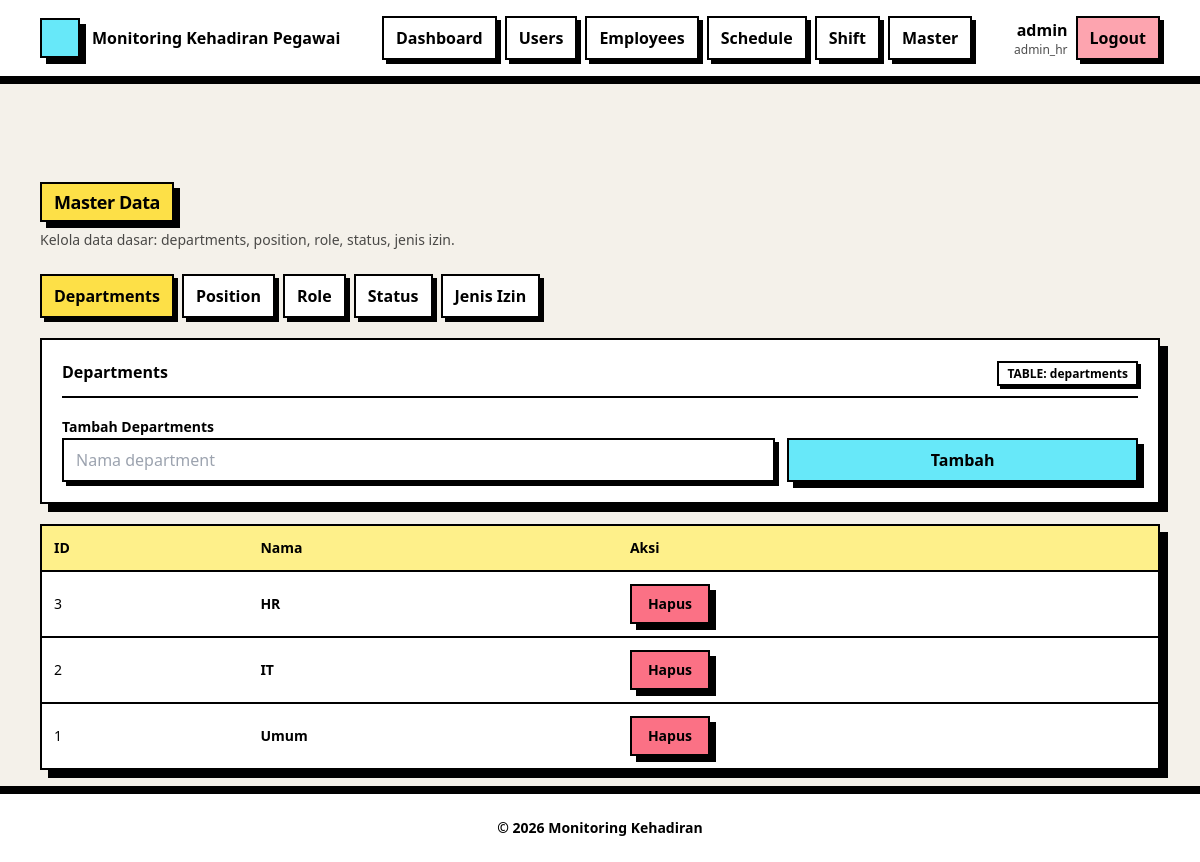
Page /admin/master.php (signed in) on the committed database.
### tables this page shows
CREATE TABLE departments (
  id_department INT AUTO_INCREMENT PRIMARY KEY,
  nama_department VARCHAR(80) NOT NULL
);

### admin/master.php (the view, shortened to what this page needs)
<?php
require_once __DIR__ . '/../inc/auth.php';
require_once __DIR__ . '/../inc/header.php';
require_once __DIR__ . '/../inc/ui.php';
$masters = [
  'departments' => [
    'title' => 'Departments',
    'table' => 'departments',
    'pk'    => 'id_department',
    'col'   => 'nama_department',
    'placeholder' => 'Nama department'
  ],
  'position' => [
    'title' => 'Position',
    'table' => 'position',
    'pk'    => 'id_position',
    'col'   => 'nama_position',
    'placeholder' => 'Nama position'
  ],
  'role' => [
    'title' => 'Role',
    'table' => 'role',
    'pk'    => 'id_role',
    'col'   => 'role_name',
    'placeholder' => 'Nama role'
  ],
  'status' => [
    'title' => 'Status',
    'table' => 'status',
    'pk'    => 'id_status',
    'col'   => 'status_name',
    'placeholder' => 'Nama status'
  ],
  'jenis' => [
    'title' => 'Jenis Izin',
    'table' => 'jenis',
    'pk'    => 'id_jenis',
    'col'   => 'jenis',
    'placeholder' => 'Contoh: IZIN / SAKIT / CUTI'
  ],
];
$t = $_GET['t'] ?? 'departments';
$cfg = $masters[$t];
$sqlList = "SELECT `{$cfg['pk']}` AS id, `{$cfg['col']}` AS name FROM `{$cfg['table']}` ORDER BY id DESC";
$rows = $pdo->query($sqlList)->fetchAll();
echo ui_page_start("Master Data", "Kelola data dasar: departments, position, role, status, jenis izin.");
?>
<div class="flex flex-wrap gap-2 mb-5">
  <?php foreach ($masters as $key => $m): ?>
    <?php
      $active = ($key === $t);
      $cls = $active ? "bg-yellow-300" : "bg-white hover:bg-yellow-200";
    ?>
    <a href="<?= BASE_URL ?>/admin/master.php?t=<?= htmlspecialchars($key) ?>"
       class="<?= $cls ?> border-2 border-black px-3 py-2 font-black shadow-[4px_4px_0_0_#000] transition">
      <?= htmlspecialchars($m['title']) ?>
    </a>
  <?php endforeach; ?>
</div>
<?= ui_card_start($cfg['title'], ui_badge("TABLE: ".$cfg['table'], "neutral")) ?>
  <form method="post" class="grid md:grid-cols-3 gap-3 items-end">
    <div class="md:col-span-2">
      <label class="text-sm font-black text-black">Tambah <?= htmlspecialchars($cfg['title']) ?></label>
      <input name="name" class="<?= ui_input_class() ?>" placeholder="<?= htmlspecialchars($cfg['placeholder']) ?>" required>
    </div>
    <button class="<?= ui_btn_class('alt') ?>">Tambah</button>
  </form>
<?= ui_card_end() ?>
<div class="mt-5">
  <?php
    if (!$rows) {
      echo ui_empty("Belum ada data ".$cfg['title'].".", "Tambah data pertama dari form di atas.");
    } else {
      echo ui_table_start(['ID', 'Nama', 'Aksi']);
      foreach ($rows as $r) {
        echo ui_row_start();
        echo ui_td((int)$r['id'], true);
        echo ui_td("<div class='font-black'>".htmlspecialchars($r['name'])."</div>");
        $btn = "
          <form method='post' onsubmit=\"return confirm('Hapus item ini?')\">
            <input type='hidden' name='action' value='delete'>
            <input type='hidden' name='id' value='".(int)$r['id']."'>
            <button class='".ui_btn_class('danger')."'>Hapus</button>
          </form>
        ";
        echo ui_td($btn, true);
        echo ui_row_end();
      }
      echo ui_table_end();
    }
  ?>
</div>
<div class="mt-6 flex gap-2">
  <a class="<?= ui_btn_class('ghost') ?>" href="<?= BASE_URL ?>/admin/dashboard.php">Kembali</a>
</div>
<?php require_once __DIR__ . '/../inc/footer.php'; ?>

### inc/ui.php (shortened to what this page needs)
<?php
function ui_page_start($title, $subtitle = '') {
  $sub = $subtitle ? "<div class='text-sm text-black/70'>$subtitle</div>" : "";
  return "
  <div class='mb-6'>
    <div class='inline-block bg-yellow-300 px-3 py-1 border-2 border-black shadow-[6px_6px_0_0_#000]'>
      <div class='text-lg font-black tracking-tight'>$title</div>
    </div>
    <div class='mt-2'>$sub</div>
  </div>
  ";
}
function ui_card_start($title = '', $right = '') {
  $head = $title !== '' ? "
    <div class='flex items-start justify-between gap-3 pb-3 mb-4 border-b-2 border-black'>
      <div class='font-extrabold text-black'>$title</div>
      <div>$right</div>
    </div>
  " : "";
  return "
  <section class='bg-white border-2 border-black shadow-[8px_8px_0_0_#000] p-5'>
    $head
  ";
}
function ui_card_end(){ return "</section>"; }
function ui_input_class() {
  return "w-full bg-white border-2 border-black px-3 py-2 text-black outline-none
          focus:ring-0 focus:border-black shadow-[4px_4px_0_0_#000]";
}
function ui_btn_class($variant='solid') {
  return match($variant) {
    'solid' => "inline-flex items-center justify-center gap-2 bg-black text-white border-2 border-black
                px-4 py-2 font-extrabold shadow-[6px_6px_0_0_#000] hover:translate-x-[1px] hover:translate-y-[1px]
                hover:shadow-[5px_5px_0_0_#000] active:translate-x-[2px] active:translate-y-[2px] active:shadow-[4px_4px_0_0_#000] transition",
    'alt'   => "inline-flex items-center justify-center gap-2 bg-cyan-300 text-black border-2 border-black
                px-4 py-2 font-extrabold shadow-[6px_6px_0_0_#000] hover:translate-x-[1px] hover:translate-y-[1px]
                hover:shadow-[5px_5px_0_0_#000] active:translate-x-[2px] active:translate-y-[2px] active:shadow-[4px_4px_0_0_#000] transition",
    'danger'=> "inline-flex items-center justify-center gap-2 bg-rose-400 text-black border-2 border-black
                px-4 py-2 font-extrabold shadow-[6px_6px_0_0_#000] hover:translate-x-[1px] hover:translate-y-[1px]
                hover:shadow-[5px_5px_0_0_#000] active:translate-x-[2px] active:translate-y-[2px] active:shadow-[4px_4px_0_0_#000] transition",
    'ghost' => "inline-flex items-center justify-center gap-2 bg-white text-black border-2 border-black
                px-4 py-2 font-extrabold shadow-[6px_6px_0_0_#000] hover:bg-yellow-200 transition",
    default => "inline-flex items-center justify-center gap-2 bg-black text-white border-2 border-black
                px-4 py-2 font-extrabold shadow-[6px_6px_0_0_#000] transition",
  };
}
function ui_badge($text, $tone='neutral') {
  $cls = match($tone){
    'ok' => "bg-emerald-200",
    'warn' => "bg-yellow-200",
    'bad' => "bg-rose-200",
    'info' => "bg-cyan-200",
    default => "bg-white",
  };
  return "<span class='$cls border-2 border-black px-2 py-0.5 text-xs font-black shadow-[3px_3px_0_0_#000]'>$text</span>";
}
function ui_table_start($cols) {
  $ths = "";
  foreach($cols as $c){
    $ths .= "<th class='text-left px-3 py-3 border-b-2 border-black font-black text-black'>$c</th>";
  }
  return "
  <div class='overflow-x-auto border-2 border-black shadow-[8px_8px_0_0_#000] bg-white'>
    <table class='min-w-full text-sm'>
      <thead class='bg-yellow-200'>$ths</thead>
      <tbody class='divide-y-2 divide-black'>
  ";
}
function ui_table_end() {
  return "
      </tbody>
    </table>
  </div>
  ";
}
function ui_row_start(){ return "<tr class='hover:bg-cyan-50 transition'>"; }
function ui_row_end(){ return "</tr>"; }
function ui_td($html, $nowrap=false){
  $nw = $nowrap ? "whitespace-nowrap" : "";
  return "<td class='px-3 py-3 text-black $nw'>$html</td>";
}

### rows in the picture
departments: id_department "3 HR"
departments: id_department "2 IT"
departments: id_department "1 Umum"

### other values in the picture
$label "Dashboard Users Employees Schedule Shift Master"
$user['username'] "admin"
$user['role_name'] "admin_hr"
$title "Master Data"
$subtitle "Kelola data dasar: departments, position, role, status, jenis izin."
$m['title'] "Departments"
$m['title'] "Position"
$m['title'] "Role"
$m['title'] "Status"
$m['title'] "Jenis Izin"
$title "Departments"
$text "TABLE: departments"
$cfg['title'] "Departments"
$c "ID"
$c "Nama"
